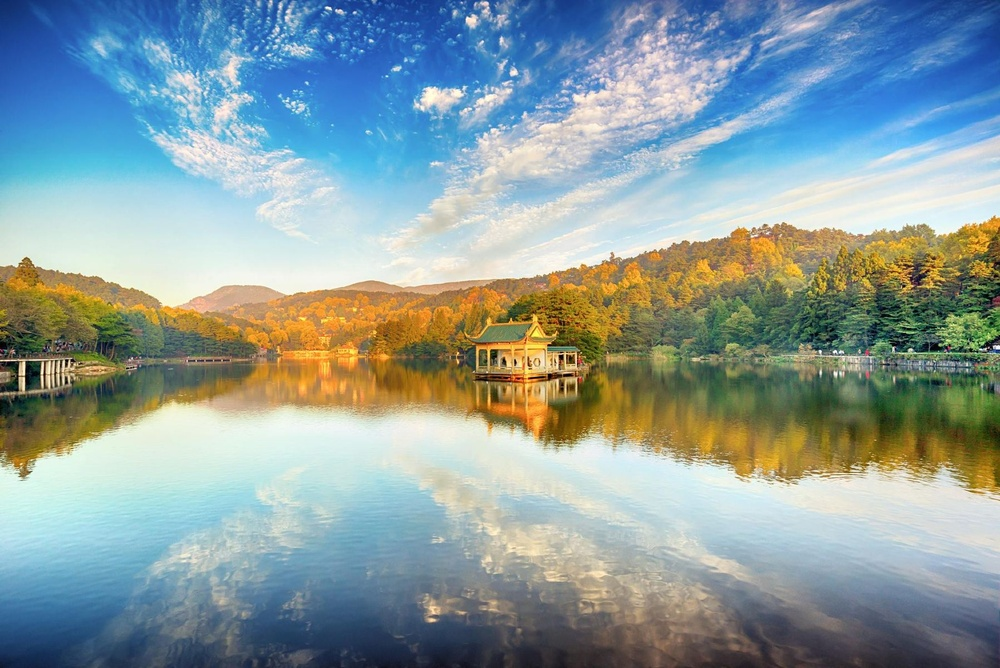
#> input picture learn_demo/image/view.jpg, 1000 x 668 px, shrunk from 1797 x 1200 before the run
$ python '直方图.py'
#> lines starting #> are read from the running program, lines starting #| are printed output that depends on the picture
import cv2 as cv
import numpy as np
import matplotlib.pyplot as plt

img = cv.imread("./image/view.jpg")
#> img is the input picture: shape (668, 1000, 3); mean B, G, R 158.3, 157.1, 138.8
plt.imshow(img[:,:,::-1])
plt.show()

img_gray = cv.cvtColor(img, cv.COLOR_BGR2GRAY)
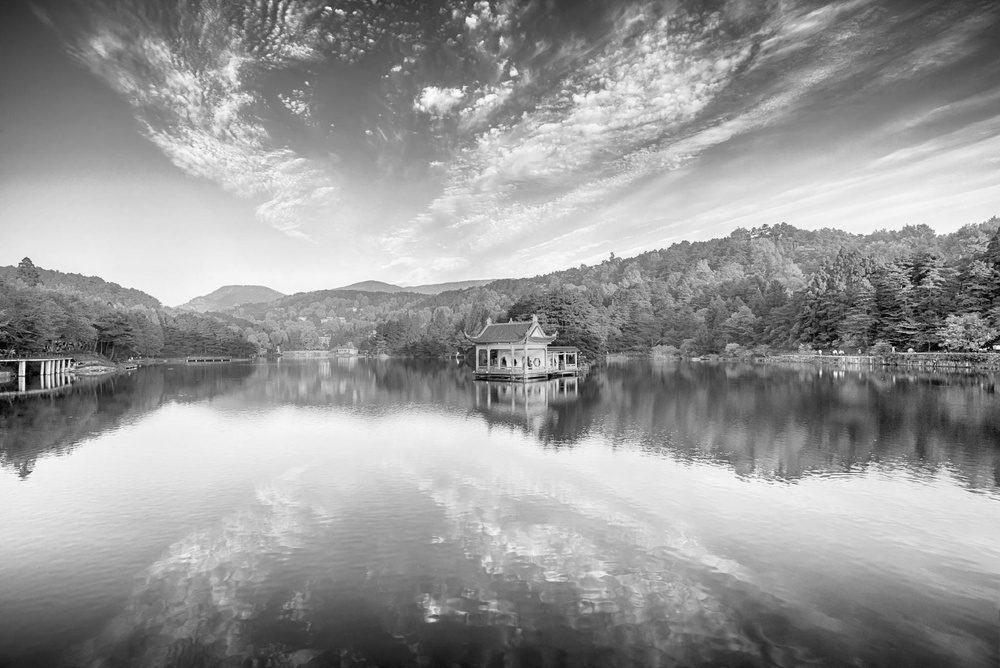
#> img_gray: shape (668, 1000); min 0, max 255, mean 151.7

hist = cv.calcHist([img], [0], None, [256], [0,256])
#> hist = 256 values, max 10050 at index 229, min 45 at index 254, mean 2609.4
plt.figure(figsize=(10,10))
plt.plot(hist)
plt.show()
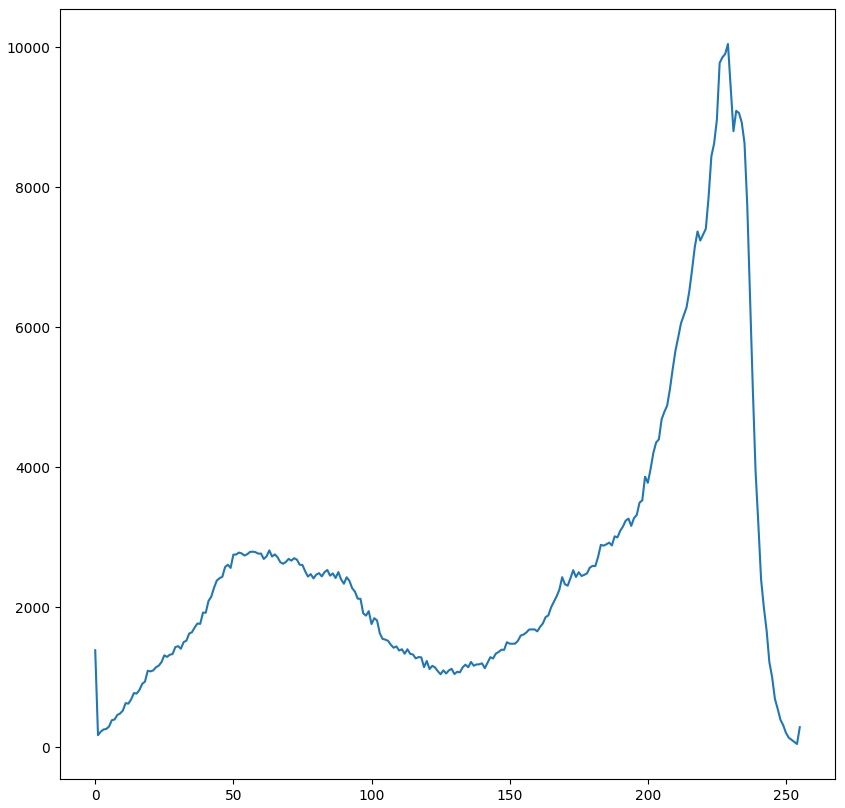
#> figure drawn by matplotlib, 1 panel; curve peaks at x = 229, y = 10050
